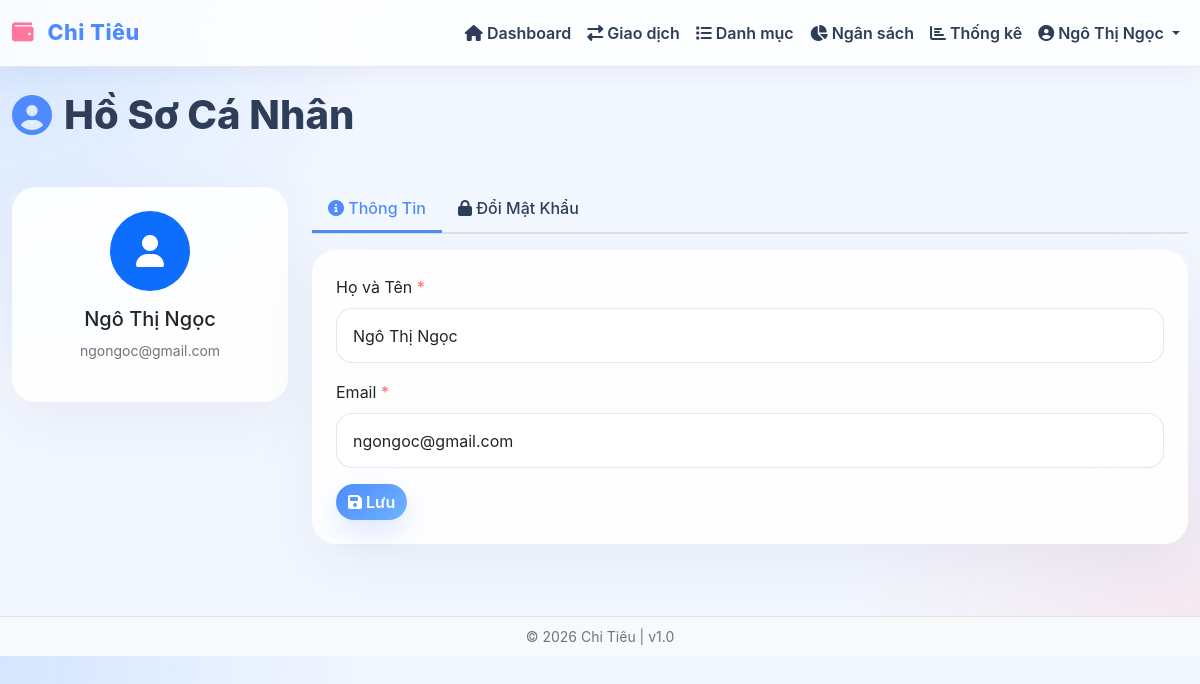
The app's page /profile.php (signed in) with its own data.
### tables this page shows
CREATE TABLE users (
    id INT PRIMARY KEY AUTO_INCREMENT,
    username VARCHAR(50) NOT NULL UNIQUE,
    password VARCHAR(255) NOT NULL,
    email VARCHAR(100) NOT NULL UNIQUE,
    full_name VARCHAR(100),
    created_at TIMESTAMP DEFAULT CURRENT_TIMESTAMP,
    updated_at TIMESTAMP DEFAULT CURRENT_TIMESTAMP ON UPDATE CURRENT_TIMESTAMP,
    INDEX idx_email (email),
    INDEX idx_username (username)
);

### app/Database.php (called while the page is built, shortened)
<?php
class Database {
    private $connection;
    private $host = DB_HOST;
    private $user = DB_USER;
    private $pass = DB_PASS;
    private $name = DB_NAME;
    public function connect() {
        $this->connection = new mysqli(
            $this->host,
            $this->user,
            $this->pass,
            $this->name
        );
        $this->connection->set_charset("utf8mb4");
        return $this->connection;
    }
    public function execute($sql, $params = [], $types = '') {
        try {
            $stmt = $this->connection->prepare($sql);
            if (!empty($params)) {
                if (empty($types)) {
                    $types = $this->detectTypes($params);
                }
                if (!$stmt->bind_param($types, ...$params)) {
                    throw new Exception("Bind Param Error: " . $stmt->error);
                }
            }
            if (!$stmt->execute()) {
                throw new Exception("Execute Error: " . $stmt->error);
            }
            $result = $stmt->get_result();
            return $result ? $result : $stmt;
        } catch (Exception $e) {
            error_log("Database Error: " . $e->getMessage());
            if (preg_match('/^(INSERT|UPDATE|DELETE)/i', $sql)) {
                return false;
            }
            return $this->connection->query("SELECT 1 WHERE 0");
        }
    }
    private function detectTypes($params) {
        $types = '';
        foreach ($params as $param) {
            if (is_int($param)) {
                $types .= 'i';
            } elseif (is_float($param)) {
                $types .= 'd';
            } else {
                $types .= 's';
            }
        }
        return $types;
    }
}

### app/functions.php (called while the page is built, shortened)
<?php
function e($text) {
    return htmlspecialchars($text, ENT_QUOTES, 'UTF-8');
}

### profile.php (the view, shortened to what this page needs)
<?php
require_once 'app/Database.php';
require_once 'app/functions.php';
$user_id = $_SESSION['user_id'];
$user_query = "SELECT id, username, email, full_name, created_at FROM users WHERE id = ?";
$user_result = $db->execute($user_query, [$user_id]);
$user = $user_result && $user_result->num_rows > 0 ? $user_result->fetch_assoc() : null;
?>
<?php include 'views/header.php'; ?>
<div class="row mb-4">
    <div class="col-md-8">
        <h1><i class="fas fa-user-circle"></i> Hồ Sơ Cá Nhân</h1>
    </div>
</div>
<div class="row">
    <div class="col-md-3">
        <div class="card border-0 shadow-sm">
            <div class="card-body text-center">
                <div class="mb-3">
                    <div class="rounded-circle bg-primary text-white d-inline-flex align-items-center justify-content-center"
                         style="width: 80px; height: 80px; font-size: 2rem;">
                        <i class="fas fa-user"></i>
                    </div>
                </div>
                <h5><?php echo e($user['full_name']); ?></h5>
                <p class="text-muted small"><?php echo e($user['email']); ?></p>
            </div>
        </div>
    </div>
    <div class="col-md-9">
        <ul class="nav nav-tabs mb-3" id="profileTabs" role="tablist">
            <li class="nav-item" role="presentation">
                <button class="nav-link active" id="info-tab" data-bs-toggle="tab" data-bs-target="#info" type="button" role="tab">
                    <i class="fas fa-info-circle"></i> Thông Tin
                </button>
            </li>
            <li class="nav-item" role="presentation">
                <button class="nav-link" id="password-tab" data-bs-toggle="tab" data-bs-target="#password" type="button" role="tab">
                    <i class="fas fa-lock"></i> Đổi Mật Khẩu
                </button>
            </li>
        </ul>
        <div class="tab-content">
            <div class="tab-pane fade show active" id="info" role="tabpanel">
                <div class="card border-0 shadow-sm">
                    <div class="card-body">
                        <form method="POST">
                            <div class="mb-3">
                                <label class="form-label">Họ và Tên <span class="text-danger">*</span></label>
                                <input type="text" name="name" class="form-control" value="<?php echo e($user['full_name']); ?>" required>
                            </div>
                            <div class="mb-3">
                                <label class="form-label">Email <span class="text-danger">*</span></label>
                                <input type="email" name="email" class="form-control" value="<?php echo e($user['email']); ?>" required>
                            </div>
                            <button type="submit" class="btn btn-primary">
                                <i class="fas fa-save"></i> Lưu
                            </button>
                        </form>
                    </div>
                </div>
            </div>
        </div>
    </div>
</div>
<?php include 'views/footer.php'; ?>

### public/css/style.css (style rules this page uses)
:root { --primary-color: #4f8bff; --secondary-color: #6db3ff; --accent-color: #ff759c; --success-color: #45c49f; --danger-color: #ff6b6b; --warning-color: #ffb26b; --info-color: #7dc7ff; --light-color: #f3f7ff; --surface-color: rgba(255, 255, 255, 0.9); --surface-strong: #ffffff; --text-color: #2e3d58; --muted-color: #6f7c97; --shadow: 0 18px 60px rgba(77, 93, 131, 0.08); --shadow-soft: 0 8px 24px rgba(105, 120, 150, 0.08); --shadow-hover: 0 22px 60px rgba(77, 93, 131, 0.12); }
* { margin: 0; padding: 0; box-sizing: border-box; }
body { font-family: 'Inter', 'Segoe UI', Tahoma, Geneva, Verdana, sans-serif; background: radial-gradient(circle at top left, rgba(104, 168, 255, 0.22), transparent 28%), radial-gradient(circle at bottom right, rgba(255, 155, 170, 0.18), transparent 26%), var(--light-color); color: var(--text-color); line-height: 1.65; }
.card { border-radius: 24px; transition: transform 0.3s ease, box-shadow 0.3s ease; background: var(--surface-color); border: 1px solid rgba(223, 229, 247, 0.75); box-shadow: var(--shadow); }
.text-danger { color: var(--danger-color) !important; }
.card-body { background: transparent; }
.btn { border-radius: 18px; font-weight: 600; transition: all 0.25s ease; border: none; }
.btn-primary { background: linear-gradient(135deg, var(--primary-color) 0%, var(--secondary-color) 100%); color: white; box-shadow: 0 12px 28px rgba(79, 139, 255, 0.2); }
.form-control, .form-select { border-radius: 16px; border: 1px solid rgba(223, 229, 247, 0.95); padding: 0.9rem 1rem; transition: all 0.3s ease; background-color: rgba(255, 255, 255, 0.98); }
.card-body { flex: 1; padding: 1.5rem; background: transparent; }
h1 { color: var(--text-color); font-weight: 800; margin-bottom: 1.5rem; display: flex; align-items: center; gap: 0.75rem; }
h1 i { color: var(--primary-color); }
.nav-tabs { border-bottom: 2px solid #dee2e6; }
.nav-tabs .nav-link { color: var(--dark-color); border: none; border-bottom: 3px solid transparent; font-weight: 500; transition: all 0.3s ease; }
.nav-tabs .nav-link.active { border-bottom-color: var(--primary-color); color: var(--primary-color); background-color: transparent; }
.text-muted { color: #6c757d !important; }
.border-0 { border: none !important; }
.rounded-circle { border-radius: 50% !important; }
.shadow-sm { box-shadow: var(--shadow) !important; }
.card { animation: slideIn 0.3s ease; }

### records on screen
users: full_name "Ngô Thị Ngọc", email "ngongoc@gmail.com", name "Ngô Thị Ngọc"

### other values on screen
APP_NAME "Chi Tiêu"
$_SESSION['user_name'] "Ngô Thị Ngọc"
